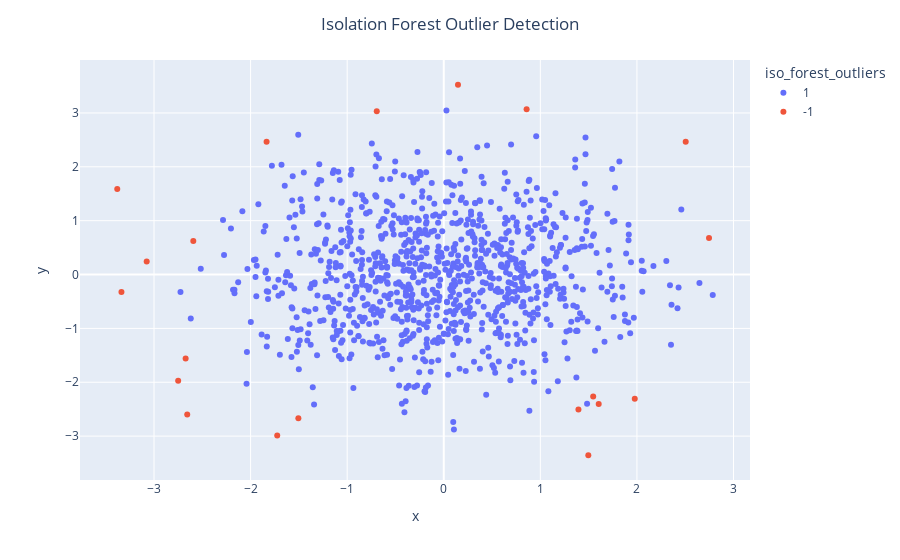

Write notebook code for a chart like this one.
### Code cell
#create scatter plot
scatter_plot(xy_data, "x", "y", "iso_forest_outliers",
             "Isolation Forest Outlier Detection")

### Figure 1 — Plotly figure (JSON) as saved in the notebook; plotly's stock layout.template omitted (floating-point values rounded to 4 significant figures; data arrays with more than 128 entries replaced by an {"elided": "..."} marker saying what was removed)
{"data": [{"hovertemplate": "iso_forest_outliers=1<br>x=%{x}<br>y=%{y}<extra></extra>", "legendgroup": "1", "marker": {"color": "#636efa", "symbol": "circle"}, "mode": "markers", "name": "1", "orientation": "v", "showlegend": true, "type": "scatter", "x": {"elided": "980 float values"}, "xaxis": "x", "y": {"elided": "980 float values"}, "yaxis": "y"}, {"hovertemplate": "iso_forest_outliers=-1<br>x=%{x}<br>y=%{y}<extra></extra>", "legendgroup": "-1", "marker": {"color": "#EF553B", "symbol": "circle"}, "mode": "markers", "name": "-1", "orientation": "v", "showlegend": true, "type": "scatter", "x": [-2.75, -3.381, 0.1473, -3.337, -0.6939, -2.672, -2.656, 0.8578, -3.076, 1.497, 1.604, -2.593, 1.547, 2.505, 2.746, -1.834, 1.394, -1.505, -1.724, 1.977], "xaxis": "x", "y": [-1.97, 1.589, 3.524, -0.324, 3.034, -1.559, -2.598, 3.066, 0.2412, -3.355, -2.403, 0.6219, -2.263, 2.465, 0.6786, 2.464, -2.508, -2.67, -2.99, -2.305], "yaxis": "y"}], "layout": {"legend": {"title": {"text": "iso_forest_outliers"}, "tracegroupgap": 0}, "margin": {"t": 60}, "title": {"text": "Isolation Forest Outlier Detection", "x": 0.5}, "xaxis": {"anchor": "y", "domain": [0, 1], "title": {"text": "x"}}, "yaxis": {"anchor": "x", "domain": [0, 1], "title": {"text": "y"}}}}
